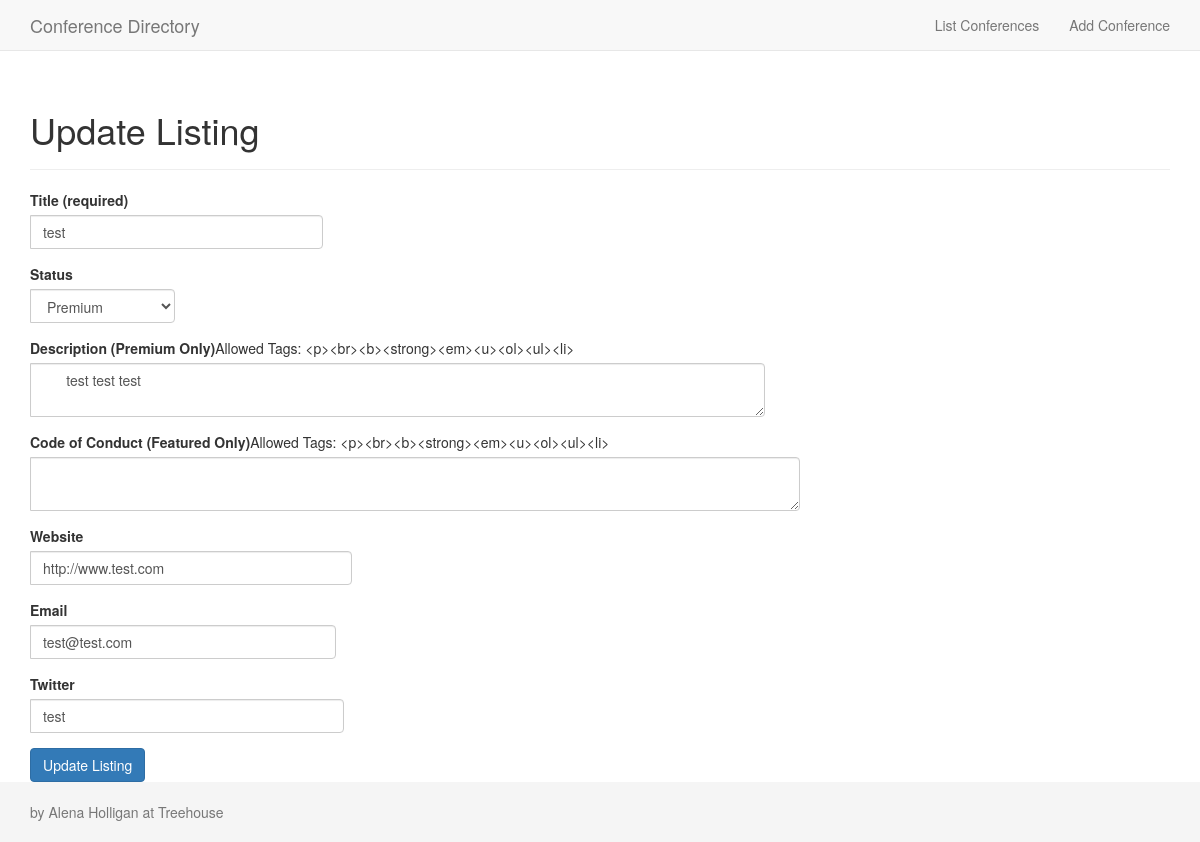
The page /update.php?id=32 on the database its author committed.
### tables this page shows
CREATE TABLE "listings" (
	`id`	INTEGER NOT NULL PRIMARY KEY AUTOINCREMENT,
	`title`	TEXT NOT NULL,
	`description`	TEXT,
	`website`	TEXT,
	`email`	TEXT,
	`twitter`	TEXT,
	`status`	TEXT DEFAULT 'basic',
	`coc`	BLOB
);

### inc/config.php (called while the page is built, shortened)
<?php
include __DIR__ . '/../classes/Collection.php';
include __DIR__ . '/../classes/ListingBasic.php';
include __DIR__ . '/../classes/ListingPremium.php';
try {
    $db = new PDO("sqlite:".__DIR__."/database.db");
    $db->setAttribute(PDO::ATTR_ERRMODE,PDO::ERRMODE_EXCEPTION);
} catch(PDOException $e) {
    echo '<p class="bg-danger">'.$e->getMessage().'</p>';
    exit;
}
$directory = new Collection($db);

### classes/ListingBasic.php (called while the page is built, shortened)
<?php
class ListingBasic
{
    private $id, $title, $website, $email, $twitter;
    protected $status = 'basic';
    public function getTitle()
    {
        return $this->title;
    }
    public function setTitle($value)
    {
        $this->title = trim(filter_var($value, FILTER_SANITIZE_STRING));
    }
    public function getWebsite()
    {
        return $this->website;
    }
    public function setWebsite($value)
    {
        $value = trim(filter_var($value, FILTER_SANITIZE_STRING));
        $this->website = $value;
    }
    public function getEmail()
    {
        return $this->email;
    }
    public function setEmail($value)
    {
        $this->email = trim(filter_var($value, FILTER_SANITIZE_STRING));
    }
    public function getTwitter()
    {
        return $this->twitter;
    }
    public function setTwitter($value)
    {
        $this->twitter = str_replace('@', '', trim(filter_var($value, FILTER_SANITIZE_STRING)));
    }
    public function getStatus()
    {
        return $this->status;
    }
    public function setStatus($value)
    {
        $this->status = trim(filter_var($value, FILTER_SANITIZE_STRING));
    }
}

### classes/Collection.php (called while the page is built, shortened)
<?php
class Collection
{
    private $statuses = ['featured', 'premium', 'basic', 'inactive'];
    private $db;
    function __construct($db)
    {
        $this->db = $db;
    }
    public function selectListings($filter = null)
    {
        $sql = "SELECT * FROM listings";
        if (!empty($filter)) {
            $sql .= " WHERE ";
            foreach (array_keys($filter) as $field) {
                $sql .= " $field = :$field AND ";
            }
            $sql = substr($sql, 0, -4);
        }
        $sql .= ' ORDER BY CASE ';
        foreach ($this->statuses as $key=>$status) {
            $sql .= ' WHEN status=\'' . $status . '\' THEN ' . $key;
        }
        $sql .= ' END ASC, LOWER(title)';
        try {
            $statement = $this->db->prepare($sql);
            $statement->execute($filter);
        } catch (Exception $e) {
            $this->setAlert('danger', 'Database Error: ' . $e->getMessage());
        }
        return $statement->rowCount();
    }
    public function getStatuses()
    {
        return $this->statuses;
    }
}
?>

### classes/ListingPremium.php (called while the page is built, shortened)
<?php
class ListingPremium extends ListingBasic
{
  protected $description;
  protected static $allowed_tags = '<p><br><b><strong><em><u><ol><ul><li>';
  public function getDescription()
  {
    return $this->description;
  }
  public function setDescription($value)
  {
    $this->description = trim(strip_tags($value, self::$allowed_tags));
  }
  public static function displayAllowedTags()
  {
    return htmlspecialchars(self::$allowed_tags);
  }
}

### views/form_listing.php (the view)
<div class="form-group input-group">
    <label class="control-label" for="title">Title (required)</label>
    <input class="form-control" type="text" name="title" id="title" placeholder="Enter a Title" value="<?php echo $listing->getTitle(); ?>" required />
</div>
<div class="form-group input-group">
    <label class="control-label" for="type">Status</label>
    <select class="form-control" name="status" id="status" required>
        <?php
        foreach ($directory->getStatuses() as $status) {
            echo '<option value="' . $status . '"';
            if ($status == $listing->getStatus()) echo ' selected';
            echo '>' . ucwords($status) . '</option>';
        }
        ?>
    </select>
</div>
<div class="form-group input-group">
    <label class="control-label" for="description">Description (Premium Only)</label>
    Allowed Tags: <?php echo ListingPremium::displayAllowedTags(); ?>
    <textarea class="form-control" name="description" id="description">
      <?php
      if (is_a($listing, 'ListingPremium')) {
        echo $listing->getDescription();
      }
      ?>
    </textarea>
</div>
<div class="form-group input-group">
    <label class="control-label" for="coc">Code of Conduct (Featured Only)</label>
    Allowed Tags: <?php echo ListingPremium::displayAllowedTags(); ?>
    <textarea class="form-control" name="coc" id="coc">
      <?php
      if (is_a($listing, 'ListingFeatured')) {
        echo $listing->getCoc();
      }
      ?>
    </textarea>
</div>
<div class="form-group input-group">
    <label class="control-label" for="website">Website</label>
    <input class="form-control" type="text" name="website" id="website" placeholder="Enter a Website" value="<?php echo $listing->getWebsite(); ?>"  size="30" />
</div>
<div class="form-group input-group">
    <label class="control-label" for="email">Email</label>
    <input class="form-control" type="text" name="email" id="email" placeholder="Enter an Email" value="<?php echo $listing->getEmail(); ?>"  size="30" />
</div>
<div class="form-group input-group">
    <label class="control-label" for="twitter">Twitter</label>
    <input class="form-control" type="text" name="twitter" id="twitter" placeholder="Enter a Twitter" value="<?php echo $listing->getTwitter(); ?>"   size="30"/>
</div>

### css/custom.css (style rules this page uses)
html { position: relative; min-height: 100%; }
body { margin-bottom: 60px; padding-top: 70px; }

### rows shown on the page
listings: title "test", status "Premium", description "test test test", website "http://www.test.com", email "test@test.com", twitter "test"

### other values the page prints
$title "Update Listing"
ListingPremium::displayAllowedTags() "<p><br><b><strong><em><u><ol><ul><li>"
